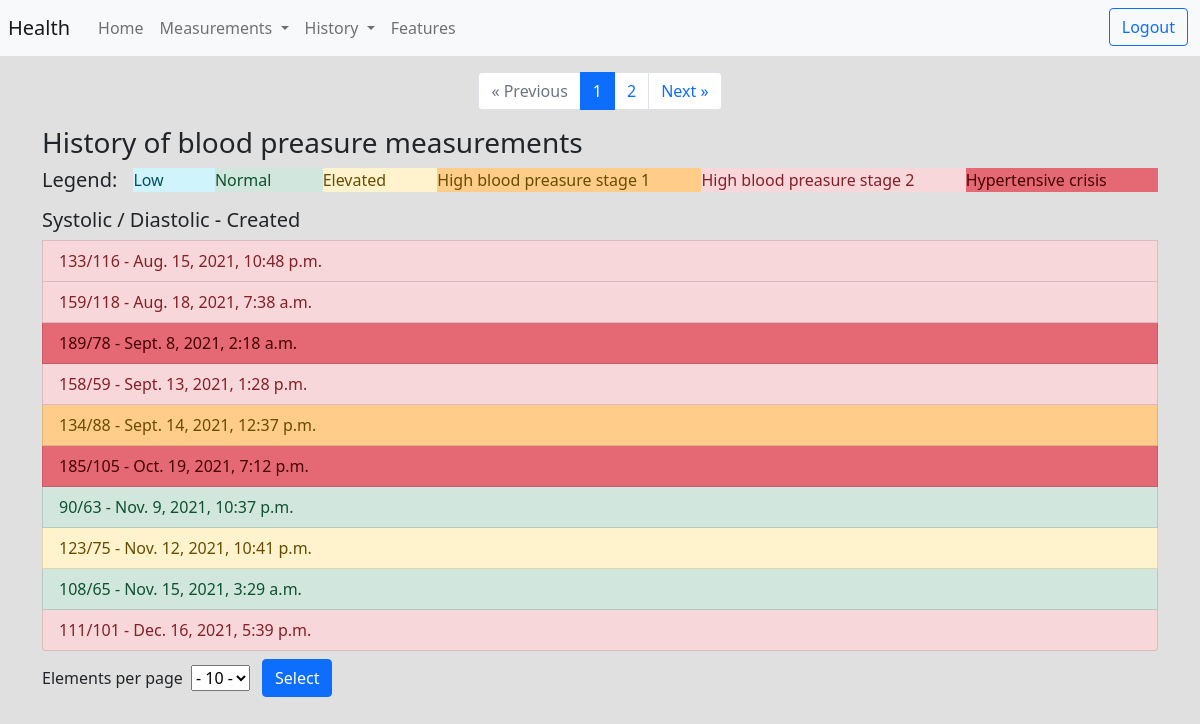
The page /history/blood_preasure (signed in) on the database its author committed.
### measurements/models.py (models this page shows, shortened)
class BloodPreasure(Timestamp):
  user = models.ForeignKey("auth.User", on_delete=models.CASCADE, related_name="blood_preasure")
  systolic_bp = models.IntegerField(blank=False, null=False)
  diastolic_bp = models.IntegerField(blank=False, null=False)
  category = models.PositiveSmallIntegerField(default=BPCategory.NORMAL)
  note = models.TextField(max_length=500, blank=True, null=True)

### history/views.py (the view)
# urls.py: path('blood_preasure', BloodPreasureHistory, name='blood_preasure'),
def BloodPreasureHistory(request):
  user = request.user
  if user.is_authenticated:
    history = BloodPreasure.objects.filter(user=user)
    if request.method == 'POST':
      elem_on_page = int(request.POST.get('selected').strip('-'))
    if request.method == 'GET':
      try:
        elem_on_page = int(request.GET.get('elem'))
      except:
        elem_on_page = 10
    paginator = Paginator(history, elem_on_page)
    page_number = request.GET.get('page')
    page_obj = paginator.get_page(page_number)
    return render(request,
                  'history/blood.html',
                  {'page_obj': page_obj,
                   'elem_on_page': elem_on_page,
                   'category': BPCategory}
                  )
  else:
    return HttpResponseRedirect(reverse_lazy('login'))

### history/templates/history/blood.html (shortened to what this page needs)
{% extends "base.html" %}
{% block body %}
  <div class="container">
    <div aria-label="Page navigation">
      <ul class="pagination justify-content-center">
        {% if page_obj.has_previous %}
          <li class="page-item">
            <a class="page-link" href="?page={{ page_obj.previous_page_number }}&elem={{ elem_on_page }}">&laquo; Previous</a>
          </li>
        {% else %}
          <li class="page-item disabled">
            <a class="page-link" href="#" tabindex="-1" aria-disabled="True">&laquo; Previous</a>
          </li>
        {% endif %}
        {% for i in page_obj.paginator.page_range %}
          {% if page_obj.number == i %}
            <li class="page-item active" aria-current="page">
              <span class="page-link">
                {{ i }}
              </span>
            </li>
          {% else %}
            <li class="page-item">
              <a class="page-link" href="?page={{ i }}&elem={{ elem_on_page }}" >{{ i }}</a>
            </li>
          {% endif %}
        {% endfor %}
        {% if page_obj.has_next %}
        <li class="page-item">
          <a class="page-link" href="?page={{ page_obj.next_page_number }}&elem={{ elem_on_page }}">Next &raquo;</a>
        </li>
        {% else %}
        <li class="page-item disabled">
          <a class="page-link" href="#" tabindex="-1" aria-disabled="true">Next &raquo;</a>
        </li>
        {% endif %}
      </ul>
    </div>
    <div class="list-group">
      <h3>History of blood preasure measurements</h3>
      <div class="d-flex">
        <h5 class="me-3">Legend:</h5>
        <p class="list-group-item-info flex-fill">Low</p>
        <p class="list-group-item-success flex-fill">Normal</p>
        <p class="list-group-item-warning flex-fill">Elevated</p>
        <p class="list-group-item-height-warning flex-fill">High blood preasure stage 1</p>
        <p class="list-group-item-danger flex-fill">High blood preasure stage 2</p>
        <p class="list-group-item-height-danger flex-fill">Hypertensive crisis</p>
      </div>
      <h5>Systolic / Diastolic - Created</h5>
      {% for h in page_obj %}
        {% if h.category == category.CRISIS %}
          <a href="{% url 'history:blood_preasure_details' h.id %}" class="list-group-item list-group-item-height-danger">
        {% elif h.category == category.STAGE_2 %}
          <a href="{% url 'history:blood_preasure_details' h.id %}" class="list-group-item list-group-item-danger">
        {% elif h.category == category.STAGE_1 %}
          <a href="{% url 'history:blood_preasure_details' h.id %}" class="list-group-item list-group-item-height-warning">
        {% elif h.category == category.LOW %}
          <a href="{% url 'history:blood_preasure_details' h.id %}" class="list-group-item list-group-item-info">
        {% elif h.category == category.NORMAL %}
          <a href="{% url 'history:blood_preasure_details' h.id %}" class="list-group-item list-group-item-success">
        {% else %}
          <a href="{% url 'history:blood_preasure_details' h.id %}" class="list-group-item list-group-item-warning">
        {% endif %}
            {{ h.systolic_bp }}/{{ h.diastolic_bp }} - {{ h.created }}
          </a>
      {% endfor %}
    </div>
    <form method="post">
      <div class="form-row align-items-center d-flex">
        <div class="col-auto">
          <label for="inlineFormCustomSelect">Elements per page</label>
          <select class="text-center custom-select mx-1" name="selected">
            <option selected>- {{ elem_on_page }} -</option>
          </select>
        </div>
        <div class="col-auto m-2">
          <button type="submit" class="btn btn-primary">Select</button>
        </div>
      </div>
    </form>
  </div>
{% endblock %}

### common/static/common/css/style.css (style rules this page uses)
body { background-color: rgb(224, 224, 224); }
.list-group-item-height-warning { background-color: #ffcc8a; color: #664d03; }
.list-group-item-height-danger { background-color: #e56975; color: #460202; }

### rows shown on the page
BloodPreasure: systolic_bp "133", diastolic_bp "116", created "Aug. 15, 2021, 10:48 p.m."
BloodPreasure: systolic_bp "159", diastolic_bp "118", created "Aug. 18, 2021, 7:38 a.m."
BloodPreasure: systolic_bp "189", diastolic_bp "78", created "Sept. 8, 2021, 2:18 a.m."
BloodPreasure: systolic_bp "158", diastolic_bp "59", created "Sept. 13, 2021, 1:28 p.m."
BloodPreasure: systolic_bp "134", diastolic_bp "88", created "Sept. 14, 2021, 12:37 p.m."
BloodPreasure: systolic_bp "185", diastolic_bp "105", created "Oct. 19, 2021, 7:12 p.m."
BloodPreasure: systolic_bp "90", diastolic_bp "63", created "Nov. 9, 2021, 10:37 p.m."
BloodPreasure: systolic_bp "123", diastolic_bp "75", created "Nov. 12, 2021, 10:41 p.m."
BloodPreasure: systolic_bp "108", diastolic_bp "65", created "Nov. 15, 2021, 3:29 a.m."
BloodPreasure: systolic_bp "111", diastolic_bp "101", created "Dec. 16, 2021, 5:39 p.m."

### other values the page prints
{{ i }} "1"
{{ i }} "2"
